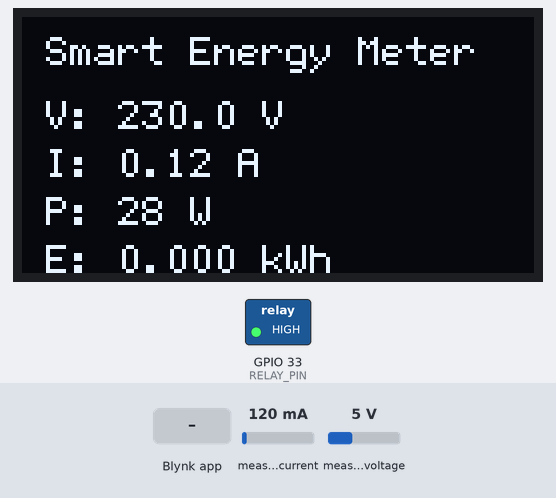
The sketch below on a simulated ESP32. Shown: 128×64 one-colour display, switched loads named in the sketch (green lamp = pin HIGH). Inputs (shaded band) come from the test bench; at power-on: measured current 120 mA, measured voltage 5 V (analog values on the 0–4095 scale). WiFi joins after 1.5 s; servers stay silent unless stated; EEPROM starts erased; what the sketch prints to the serial monitor is not drawn.

Above: at 7.6 s.
7.7 s: Blynk app writes 1 to V4
At 13.2 s:
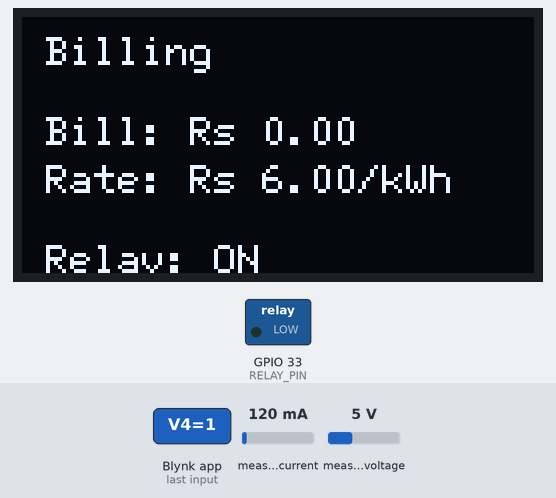
18.5 s: Blynk app writes 0 to V4
At 23.2 s:
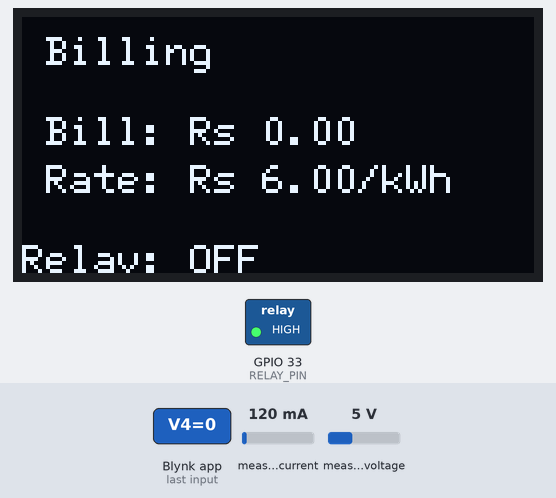
28.5 s: measured current set to 40 mA
At 38.2 s:
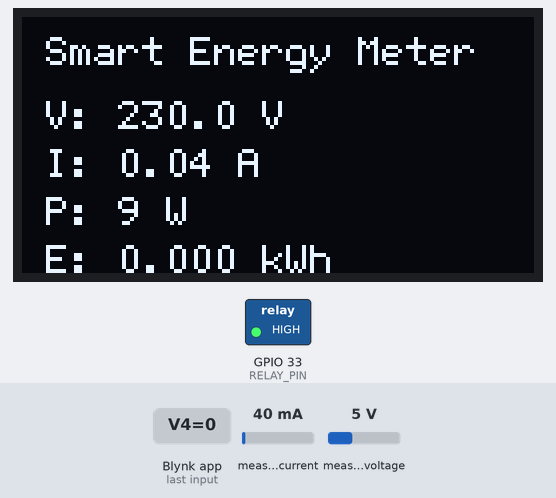
38.5 s: measured voltage set to 0.3 V
At 48.2 s:
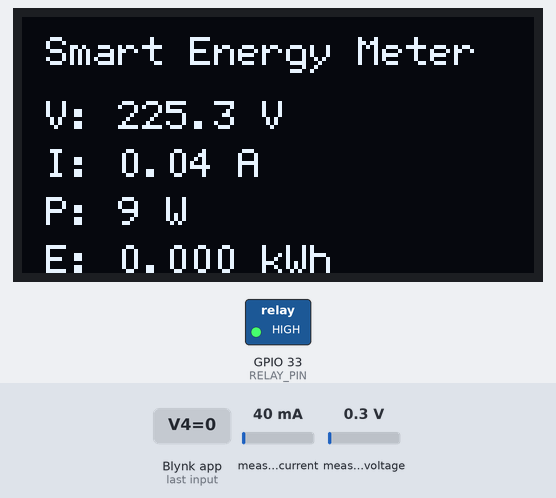
48.5 s: measured current set to 500 mA
At 58.2 s:
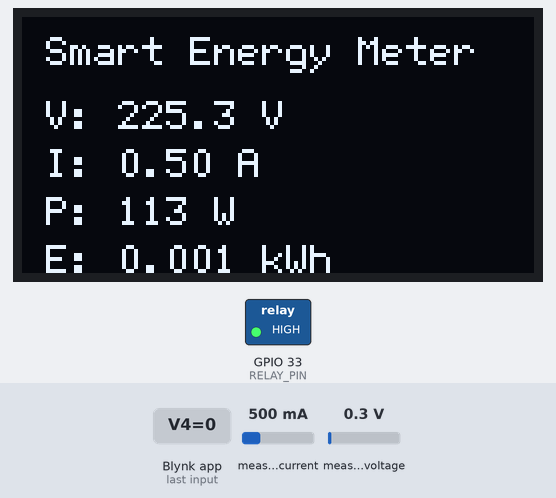
58.5 s: measured voltage set to 3.8 V
At 68.2 s:
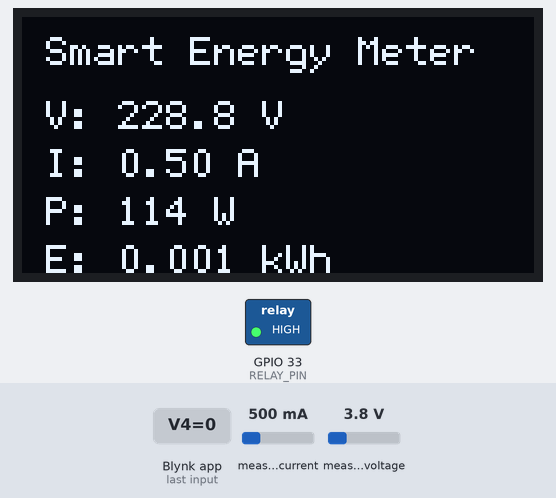
Timing chart, 0 to 69.5 s (numbered marks = the images above; inputs shaded):
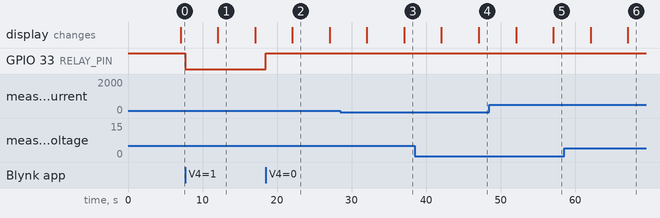

Measured:
- after the input at 7.7 s, GPIO 33 (RELAY_PIN): HIGH → LOW at once; the display: changes after 4.4 s (image 1)
- after the input at 18.5 s, GPIO 33 (RELAY_PIN): LOW → HIGH at once; the display: changes after 3.6 s (image 2)
- after the input at 28.5 s, the display: first differs from a run without the input after 8.6 s (image 3)
- after the input at 38.5 s, the display: first differs from a run without the input after 8.6 s (image 4)
- after the input at 48.5 s, the display: first differs from a run without the input after 8.6 s (image 5)
- after the input at 58.5 s, the display: first differs from a run without the input after 8.6 s (image 6)
- what the display in image 1 shows lasts 5.0 s, from 12.1 s to 17.1 s

The sketch:

final_code.ino
```cpp
/*************************************************
 * ESP32 Smart Energy Meter
 * OLED + Blynk + Relay + Email Alert + Bill Prediction
 *************************************************/

// ----------- BLYNK -----------------
#define BLYNK_TEMPLATE_ID "TMPL3Hilcw39d"
#define BLYNK_TEMPLATE_NAME "Smart Energy Meter"
#define BLYNK_AUTH_TOKEN "7K7mYz60cO6_FY5QpkAtXNZ5r4-9E1Iy"
#define BLYNK_PRINT Serial

// ----------- LIBRARIES -------------
#include <WiFi.h>
#include <BlynkSimpleEsp32.h>
#include <Wire.h>
#include <U8g2lib.h>
#include "EmonLib.h"
#include <Preferences.h>

// ----------- WIFI ------------------
char ssid[] = "SANAL";
char pass[] = "8547931827";

// ----------- PINS ------------------
#define VOLTAGE_PIN 35
#define CURRENT_PIN 34
#define RELAY_PIN   33
#define RELAY_ACTIVE_LOW true

// ----------- OLED ------------------
U8G2_SSD1306_128X64_NONAME_F_HW_I2C u8g2(U8G2_R0, U8X8_PIN_NONE);

// ----------- OBJECTS ---------------
EnergyMonitor emon;
Preferences prefs;
BlynkTimer timer;

// ----------- CALIBRATION -----------
float vCalibration = 125.0;
float currCalibration = 60.6;

// ----------- BILL SETTINGS ---------
const float RUPEES_PER_KWH = 6.0;

// ----------- VARIABLES -------------
float kWh = 0.0;
float billAmount = 0.0;
float predictedBill = 0.0;

unsigned long startTime;
unsigned long lastMillis = 0;
unsigned long lastSaveMs = 0;

const unsigned long SAVE_INTERVAL_MS = 60000;

bool screenToggle = false;
bool relayState = false;
bool emailSent = false;

// ----------- RELAY CONTROL ---------
void setRelay(bool on)
{
  relayState = on;

  if (RELAY_ACTIVE_LOW)
    digitalWrite(RELAY_PIN, on ? LOW : HIGH);
  else
    digitalWrite(RELAY_PIN, on ? HIGH : LOW);

  Blynk.virtualWrite(V4, relayState ? 1 : 0);
}

// ----------- BILL CALCULATION ------
float calculateBill(float unitsKWh)
{
  return unitsKWh * RUPEES_PER_KWH;
}

// ----------- OLED DISPLAY ----------
void drawOLED(float vrms, float irms, float pwrW, float kwh, float bill)
{
  u8g2.clearBuffer();
  u8g2.setFont(u8g2_font_6x12_tf);

  if (!screenToggle)
  {
    char line[30];

    u8g2.drawStr(0,12," Smart Energy Meter");

    sprintf(line," V: %.1f V",vrms);
    u8g2.drawStr(0,28,line);

    sprintf(line," I: %.2f A",irms);
    u8g2.drawStr(0,40,line);

    sprintf(line," P: %.0f W",pwrW);
    u8g2.drawStr(0,52,line);

    sprintf(line," E: %.3f kWh",kwh);
    u8g2.drawStr(0,64,line);
  }
  else
  {
    char line[30];

    u8g2.drawStr(0,12," Billing");

    sprintf(line," Bill: Rs %.2f",bill);
    u8g2.drawStr(0,32,line);

    sprintf(line," Rate: Rs %.2f/kWh",RUPEES_PER_KWH);
    u8g2.drawStr(0,44,line);

    u8g2.drawStr(0,64, relayState ? " Relay: ON" : "Relay: OFF");
  }

  u8g2.sendBuffer();
  screenToggle = !screenToggle;
}

// ----------- MAIN MEASUREMENT ------
void measureAndSend()
{
  emon.calcVI(20,2000);

  float vrms = emon.Vrms;
  float irms = emon.Irms;
  float powerW = emon.apparentPower;

  unsigned long now = millis();
  unsigned long dt = now - lastMillis;
  lastMillis = now;

  // Energy calculation
  kWh += powerW * (dt / 3600000000.0);

  billAmount = calculateBill(kWh);

  // -------- PREDICT 30 DAY BILL --------
  float daysPassed = (millis() - startTime) / 86400000.0;

  if(daysPassed >= 1)
  {
    predictedBill = billAmount * (30.0 / daysPassed);
  }
  else
  {
    predictedBill = billAmount * 30.0;
  }

  // -------- EMAIL ALERT --------
  if(billAmount > 200 && !emailSent)
  {
    Blynk.logEvent("bill_alert","Electricity bill exceeded Rs 200");
    emailSent = true;
  }

  // -------- SAVE ENERGY --------
  if(now - lastSaveMs >= SAVE_INTERVAL_MS)
  {
    prefs.putFloat("kwh",kWh);
    lastSaveMs = now;
  }

  // -------- OLED --------
  drawOLED(vrms,irms,powerW,kWh,billAmount);

  // -------- SERIAL --------
  Serial.print("Voltage: ");
  Serial.print(vrms);

  Serial.print(" Current: ");
  Serial.print(irms);

  Serial.print(" Power: ");
  Serial.print(powerW);

  Serial.print(" kWh: ");
  Serial.print(kWh);

  Serial.print(" Bill: ");
  Serial.print(billAmount);

  Serial.print(" Predicted: ");
  Serial.println(predictedBill);

  // -------- BLYNK SEND --------
  Blynk.virtualWrite(V0,vrms);
  Blynk.virtualWrite(V1,irms);
  Blynk.virtualWrite(V2,powerW);
  Blynk.virtualWrite(V3,kWh);
  Blynk.virtualWrite(V5,billAmount);
  Blynk.virtualWrite(V7,predictedBill);
}

// -------- RELAY BUTTON --------
BLYNK_WRITE(V4)
{
  int v = param.asInt();
  setRelay(v == 1);
}

// -------- RESET ENERGY --------
BLYNK_WRITE(V6)
{
  if(param.asInt()==1)
  {
    kWh = 0;
    billAmount = 0;
    predictedBill = 0;

    prefs.putFloat("kwh",kWh);

    emailSent = false;
    startTime = millis();
  }
}

// -------- CONNECTED --------
BLYNK_CONNECTED()
{
  Blynk.syncVirtual(V4);
}

// -------- SETUP --------------
void setup()
{
  Serial.begin(115200);

  pinMode(RELAY_PIN,OUTPUT);

  if(RELAY_ACTIVE_LOW)
    digitalWrite(RELAY_PIN,HIGH);
  else
    digitalWrite(RELAY_PIN,LOW);

  prefs.begin("energy",false);
  kWh = prefs.getFloat("kwh",0);

  Wire.begin(21,22);
  u8g2.begin();

  analogReadResolution(12);
  analogSetPinAttenuation(VOLTAGE_PIN,ADC_11db);
  analogSetPinAttenuation(CURRENT_PIN,ADC_11db);

  Blynk.begin(BLYNK_AUTH_TOKEN,ssid,pass);

  emon.voltage(VOLTAGE_PIN,vCalibration,1.7);
  emon.current(CURRENT_PIN,currCalibration);

  startTime = millis();

  lastMillis = millis();
  lastSaveMs = millis();

  timer.setInterval(5000L,measureAndSend);
}

// -------- LOOP --------------
void loop()
{
  Blynk.run();
  timer.run();
}
```

connection_diagrem.ino
```cpp
/*
| S. No | Component              | Pin on Component | Connected to ESP32 Pin |
| ----: | ---------------------- | ---------------- | ---------------------- |
|     1 | RFID Reader (RC522)    | SDA (SS)         | GPIO 5                 |
|     2 | RFID Reader (RC522)    | SCK              | GPIO 18                |
|     3 | RFID Reader (RC522)    | MOSI             | GPIO 23                |
|     4 | RFID Reader (RC522)    | MISO             | GPIO 19                |
|     5 | RFID Reader (RC522)    | RST              | GPIO 27                |
|     6 | RFID Reader (RC522)    | VCC              | 3.3V                   |
|     7 | RFID Reader (RC522)    | GND              | GND                    |
|     8 | OLED Display (SSD1306) | SDA              | GPIO 21                |
|     9 | OLED Display (SSD1306) | SCL              | GPIO 22                |
|    10 | OLED Display (SSD1306) | VCC              | 3.3V                   |
|    11 | OLED Display (SSD1306) | GND              | GND                    |
|    12 | Buzzer                 | Positive (+)     | GPIO 26                |
|    13 | Buzzer                 | Negative (–)     | GND                    |
|    14 | ESP32                  | USB Port         | Power Supply           |
*/
```
